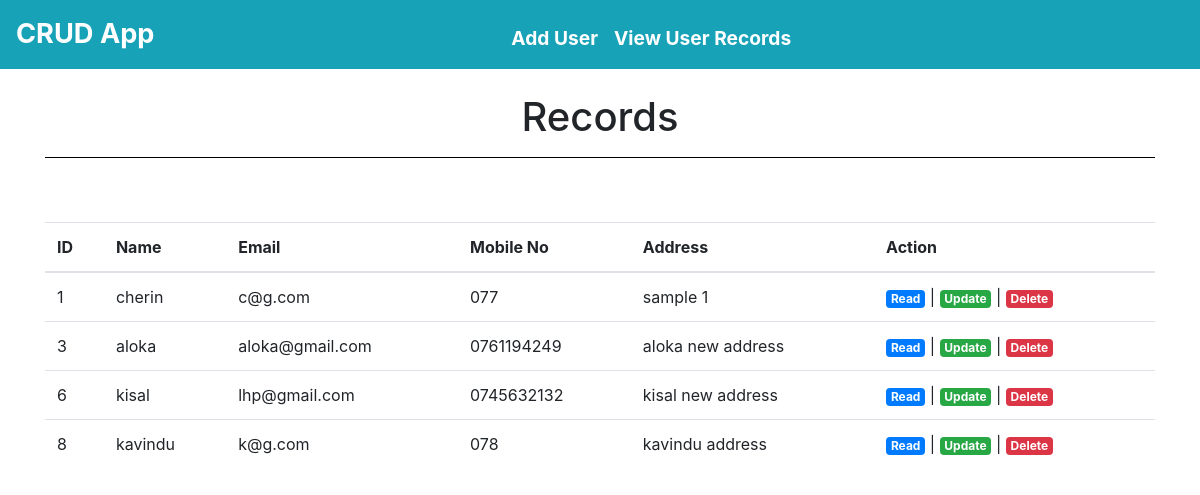
The app's page /records.php with its own data.
### tables this page shows
CREATE TABLE `records` (
  `_name` varchar(50) DEFAULT NULL,
  `_email` varchar(50) DEFAULT NULL,
  `_mobile` varchar(50) DEFAULT NULL,
  `_address` varchar(50) DEFAULT NULL,
  `id` int(11) NOT NULL
);

### classes/Model.php (the view, shortened to what this page needs)
<?php
Class Model{
    private $server="localhost";
    private $username="root";
    private $password="admin";
    private $dbname="oop_crud";
    private $con;
    public function __construct(){
        try {
            $this->con = new mysqli($this->server,$this->username,$this->password,$this->dbname);
        } catch (Exception $e) {
            echo "Connection Failed! ".$e->getMessage();
        }
    }
    function fetch(){
        $sql = "SELECT * FROM records";
        try {
            $result = $this->con->query($sql);
            if($result->num_rows >0){
                while($row = $result->fetch_assoc()){
                    echo '
                        <tr>
                            <td>'.$row["id"].'</td>
                            <td>'.$row["_name"].'</td>
                            <td>'.$row["_email"].'</td>
                            <td>'.$row["_mobile"].'</td>
                            <td>'.$row["_address"].'</td>
                            <td>
                                <a href="read.php?id='.$row["id"].'"class="badge badge-primary">Read </a> |
                                <a href="update.php?id='.$row["id"].'" class="badge badge-success">Update </a> |
                                <a href="delete.php?id='.$row["id"].'" class="badge badge-danger">Delete </a>
                            </td>
                        </tr>
                    ';
                }
            }
        } catch (Exception $e) {
            echo "error in fetching data !" .$e->getMessage();
        }
    }
}
?>

### includes/header.php (shortened to what this page needs)
<?php
function top(){
    echo '
    <!doctype html>
<html lang="en">
<head>
    <meta charset="utf-8">
    <meta name="viewport" content="width=device-width, initial-scale=1, shrink-to-fit=no">
    <link rel="stylesheet" href="https://maxcdn.bootstrapcdn.com/bootstrap/4.0.0/css/bootstrap.min.css"
>
    <link rel="stylesheet" href="./css/styles.css" class="rel">
    <title>OOP CRUD</title>
</head>
<body>
    ';
}
function navbar(){
    echo '<nav class="navbar navbar-dark navbar-expand-md mb-4 bg-info justify-content-center">
    <a href="/" class="navbar-brand mr-0">CRUD App</a>
    <button class="navbar-toggler ml-1" type="button" data-toggle="collapse" data-target="#collapsingNavbar2">
        <span class="navbar-toggler-icon"></span>
    </button>
    <div class="navbar-collapse mt-2 collapse justify-content-between align-items-center w-100" id="collapsingNavbar2">
        <ul class="navbar-nav mx-auto text-center">
            <li class="nav-item active">
                <a class="nav-link" href="index.php">Add User</a>
            </li>
            <li class="nav-item active">
                <a class="nav-link" href="records.php">View User Records</a>
            </li>
        </ul>
        <ul class="nav navbar-nav flex-row justify-content-center flex-nowrap">
            <li class="nav-item"><a class="nav-link" href=""><i class="fa fa-facebook mr-1"></i></a> </li>
            <li class="nav-item"><a class="nav-link" href=""><i class="fa fa-twitter"></i></a> </li>
        </ul>
    </div>
    </nav>';
}
?>

### records.php (shortened to what this page needs)
<?php
include_once("./includes/header.php");
top();
navbar();
?>
<div class="container">
    <div class="row">
        <div class="col-md-12">
            <h1 class="text-center"> Records</h1>
            <hr style="1px;color:black;background-color:black;">
        </div>
    </div>
    <div class="row">
        <div class="col-md-12 mt-5">
            <table class="table">
                <thead>
                    <tr>
                        <th scope="col">ID</th>
                        <th scope="col">Name</th>
                        <th scope="col">Email</th>
                        <th scope="col">Mobile No</th>
                        <th scope="col">Address</th>
                        <th scope="col">Action</th>
                    </tr>
                </thead>
                <tbody>
                    <?php
                        require_once("./classes/Model.php");
                        $model= new Model();
                        $model->fetch();
                    ?>
                </tbody>
            </table>
        </div>
    </div>
</div>
</body>
</html>

### css/styles.css (style rules this page uses)
.nav-link { font-weight: bold; font-size: 1.2rem; }
.navbar-brand { font-weight: bolder; font-size: 1.7rem; }

### records on screen
records: id "1", _name "cherin", _email "c@g.com", _mobile "077", _address "sample 1"
records: id "3", _name "aloka", _email "aloka@gmail.com", _mobile "0761194249", _address "aloka new address"
records: id "6", _name "kisal", _email "lhp@gmail.com", _mobile "0745632132", _address "kisal new address"
records: id "8", _name "kavindu", _email "k@g.com", _mobile "078", _address "kavindu address"
